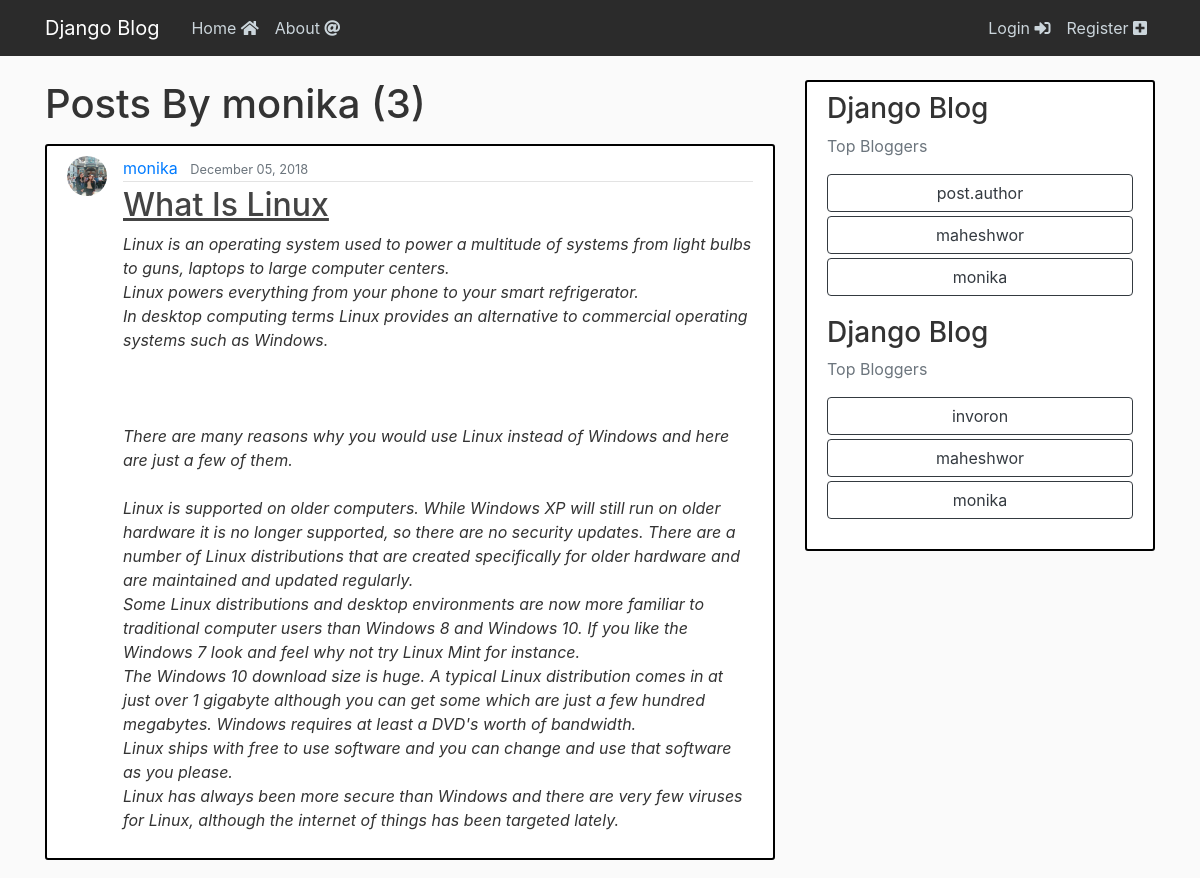
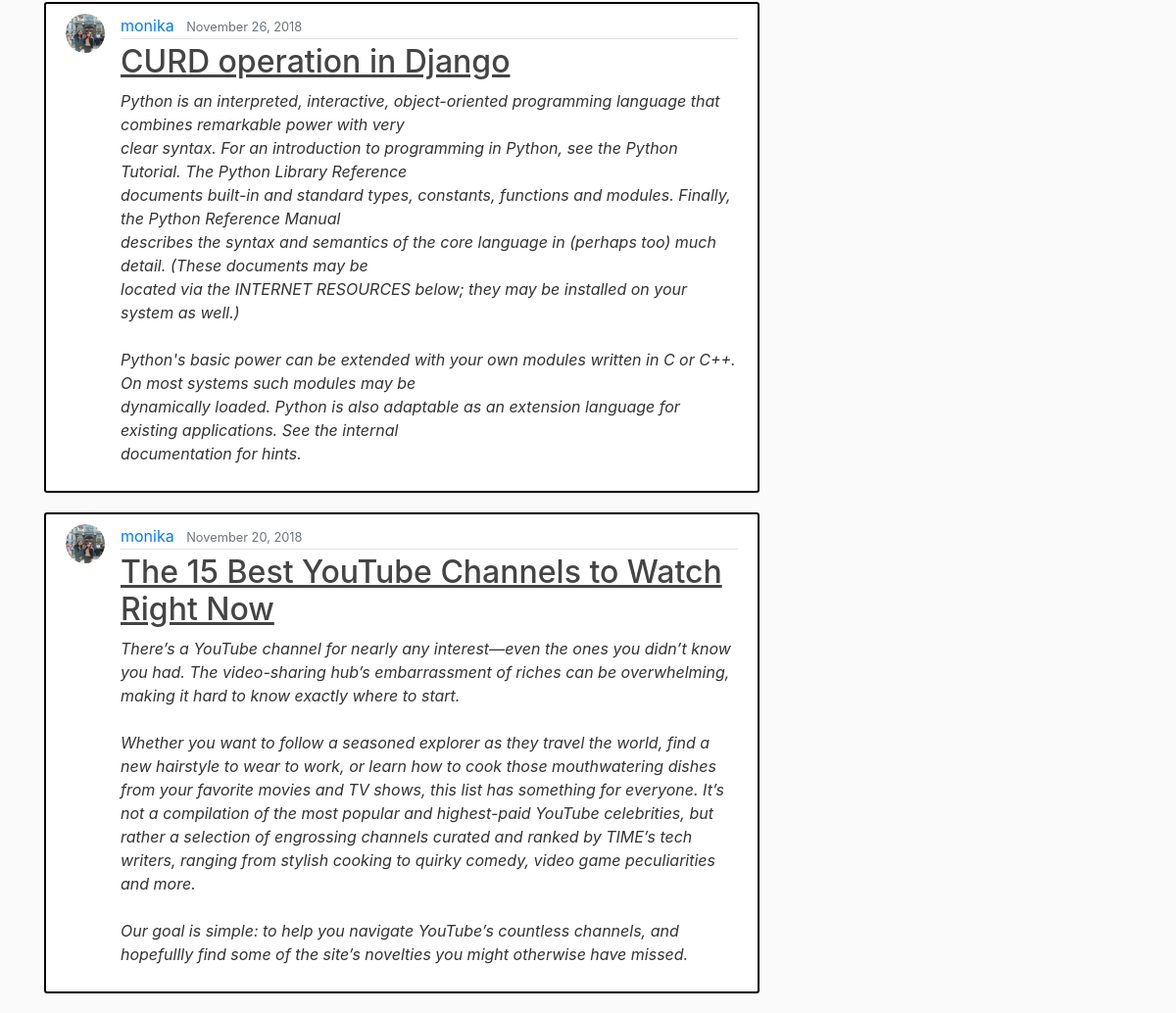
/user/monika, run on the app's committed database (2 pictures, top to bottom).
### blog/models.py (models this page shows, shortened)
class Post(models.Model):  #fields here
    title = models.CharField(max_length=100)
    content = models.TextField()
    date_posted = models.DateTimeField(default=timezone.now)
    author = models.ForeignKey(User, on_delete=models.CASCADE)
    tags = models.CharField(max_length=50,default="django-blog")

### users/models.py (models this page shows, shortened)
class Profile(models.Model): #inherit models.Models
    user =  models.OneToOneField(User,on_delete=models.CASCADE)
    image = models.ImageField(default='default.jpg',upload_to='profile_pics')

### blog/views.py (the view)
# urls.py: path('user/<str:username>', UserPostListView.as_view(), name='user-posts'),
class UserPostListView(ListView):
    model = Post
    template_name = 'blog/user_posts.html'  # <app>/<model>_<viewtype>.html
    context_object_name = 'posts'
    paginate_by = 5
    def get_queryset(self):
        user = get_object_or_404(User, username=self.kwargs.get('username'))
        return Post.objects.filter(author=user).order_by('-date_posted')

### blog/templates/blog/user_posts.html (shortened to what this page needs)
{% extends "blog/base.html" %}
{% block content %}
    <h1 class="mb-3">Posts By {{view.kwargs.username}} ({{page_obj.paginator.count}})</h1>
    {% for post in posts %}
        <article class="media content-section">
          <img class="rounded-circle article-img" src="{{ post.author.profile.image.url }}">
          <div class="media-body">
            <div class="article-metadata">
              <a class="mr-2" href="{%url 'user-posts' post.author.username %}">{{ post.author }}</a>
              <small class="text-muted">{{ post.date_posted|date:"F d, Y"}}</small>
            </div>
            <h2><a class="article-title" href="{% url 'post-detail' post.id %}"><u>{{ post.title }}</u></a></h2>
            <p class="article-content"><i>{{ post.content }}</i></p>
          </div>
        </article>
    {% endfor %}
{% endblock content %}

### blog/static/blog/main.css (style rules this page uses)
body { background: #fafafa; color: #333333; margin-top: 5rem; }
.content-section { background: #ffffff; padding: 10px 20px; border: 2px solid #000000; border-radius: 3px; margin-bottom: 20px; }
.article-title { color: #444444; }
.article-content { white-space: pre-line; }
.article-img { height: 40px; width: 40px; margin-right: 16px; }
.article-metadata { padding-bottom: 1px; margin-bottom: 4px; border-bottom: 1px solid #e3e3e3 }

### data on the page
Post: author.profile.image (picture), author "monika", date_posted "December 05, 2018", title "What Is Linux", content "Linux is an operating system used to power a multitude of systems from light bulbs to guns, laptops to large computer centers. Linux powers everything from your phone to your smart refrigerator. In desktop computing terms Linux provides an alternative to commercial operating systems such as Windows. There are many reasons why you would use Linux instead of Windows and here are just a few of them. Linux is supported on older computers. While Windows XP will still run on older hardware it is no longer supported, so there are no security updates. There are a number of Linux distributions that are created specifically for older hardware and are maintained and updated regularly. Some Linux…"
Post: author.profile.image (picture), author "monika", date_posted "November 26, 2018", title "CURD operation in Django", content "Python is an interpreted, interactive, object-oriented programming language that combines remarkable power with very clear syntax. For an introduction to programming in Python, see the Python Tutorial. The Python Library Reference documents built-in and standard types, constants, functions and modules. Finally, the Python Reference Manual describes the syntax and semantics of the core language in (perhaps too) much detail. (These documents may be located via the INTERNET RESOURCES below; they may be installed on your system as well.) Python's basic power can be extended with your own modules written in C or C++. On most systems such modules may be dynamically loaded. Python is also…"
Post: author.profile.image (picture), author "monika", date_posted "November 20, 2018", title "The 15 Best YouTube Channels to Watch Right Now", content "There’s a YouTube channel for nearly any interest—even the ones you didn’t know you had. The video-sharing hub’s embarrassment of riches can be overwhelming, making it hard to know exactly where to start. Whether you want to follow a seasoned explorer as they travel the world, find a new hairstyle to wear to work, or learn how to cook those mouthwatering dishes from your favorite movies and TV shows, this list has something for everyone. It’s not a compilation of the most popular and highest-paid YouTube celebrities, but rather a selection of engrossing channels curated and ranked by TIME’s tech writers, ranging from stylish cooking to quirky comedy, video game peculiarities and more. Our…"

### other printed values
{{ view.kwargs.username }} "monika"
{{ page_obj.paginator.count }} "3"
